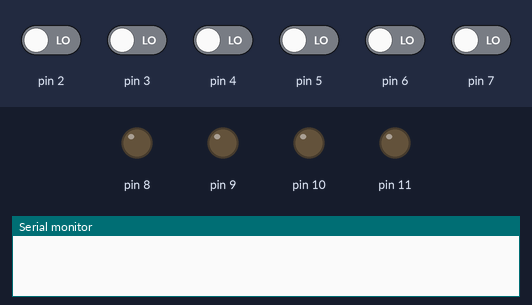
The sketch below on a simulated Arduino Uno, built with avr-gcc and run on an emulated ATmega328P. Shown: output pins drawn as LEDs (lit = HIGH), the last lines printed to the serial monitor. The test bench sets the inputs (shaded band); at power-on: pin 2–7 LOW.

Above: at 1.2 s.
1.3 s: pin 2 driven HIGH
3.9 s: pin 3 driven HIGH
6.5 s: pin 4 driven HIGH
8.3 s: pin 3 driven LOW
At 9.0 s:
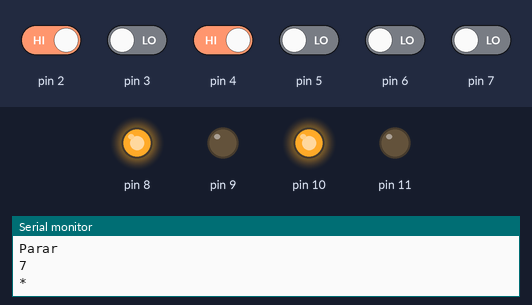
Timing chart, 0 to 10.8 s (numbered marks = the images above; inputs shaded):
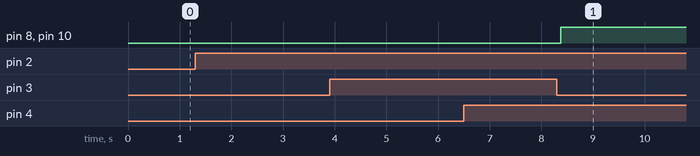

Measured:
- after the input at 8.3 s, pin 8, pin 10: LOW → HIGH after 0.07 s

The sketch:

ProyectoIIIA.ino
```cpp
#include "Motor.h"
#include "Direccion.h"
#include "Adelante.h"
#include "Atras.h"
#include "Izquierda.h"
#include "Derecha.h"
#include "Boton.h"

Boton bAdelante(4);
Boton bDerecha(6);
Boton bAbajo(7);
Boton bIzquierda(5);
Boton bPlay(2);
Boton bStop(3);

int contadorDeInstrucciones = 0;
int tamanio = 15;
int correr = 0;
int d = 30;
int i = 0;

Direccion *vector[5];
int * valores;

void setup() {
  Serial.begin(9600);
  Direccion *a = new Adelante(10,11,8,9);
  Direccion *b = new Derecha(10,11,8,9);
  Direccion *c = new Atras(10,11,8,9);
  Direccion *d = new Izquierda(10,11,8,9);

  vector[0] = NULL;
  vector[1] = a;
  vector[2] = b;
  vector[3] = c;
  vector[4] = d;

  valores = calloc(15, sizeof(int));

}

void loop() {
  bPlay.setLeido(digitalRead(bPlay.getPin()));
    if (bPlay.getLeido() == HIGH) {
      delay(d);
      correr = 1;
    }
    bStop.setLeido(digitalRead(bStop.getPin()));
    if (bStop.getLeido() == HIGH) {
     delay(d);
     Serial.println("Parar");
     correr = 0;
     parar();
   }
  if (correr == 1) {
    Serial.println("*");
    moverse(valores[i]);
    ++i;
    if (i == contadorDeInstrucciones) {
      parar();
      i = 0;
      correr = 0;
      contadorDeInstrucciones = 0;
    }
  } else {
    delay(200);
    bAdelante.setLeido(digitalRead(bAdelante.getPin()));
    if (bAdelante.getLeido() == HIGH) {
      ++contadorDeInstrucciones;
      Serial.println(contadorDeInstrucciones,DEC);
      delay(d);
      insertar(1);
    }

    bDerecha.setLeido(digitalRead(bDerecha.getPin()));
    if (bDerecha.getLeido() == HIGH) {
      ++contadorDeInstrucciones;
      Serial.println(contadorDeInstrucciones,DEC);
      delay(d);
      insertar(2);
    }

    bAbajo.setLeido(digitalRead(bAbajo.getPin()));
    if (bAbajo.getLeido() == HIGH) {
      ++contadorDeInstrucciones;
      Serial.println(contadorDeInstrucciones,DEC);
      delay(d);
      insertar(3);
    }

    bIzquierda.setLeido(digitalRead(bIzquierda.getPin()));
    if (bIzquierda.getLeido() == HIGH) {
      ++contadorDeInstrucciones;
      Serial.println(contadorDeInstrucciones,DEC);
      delay(d);
      insertar(4);
    }
  }
}

void insertar(int opcion) {
  if (contadorDeInstrucciones > tamanio) {
    redimensionar();
  } else {
    valores[contadorDeInstrucciones - 1] = opcion;
  }
}

void redimensionar() {
  tamanio *= 2;
  int *temp = realloc(valores, tamanio * sizeof(int));

  if (temp == NULL) {
  } else {
    memmove(valores,temp, tamanio * sizeof(int));
  }
}

void moverse(int i) {
  if(vector[i] == NULL)
    parar();
  else
    vector[i]->moverse();
  if (i == 2 || i == 4)
    delay(450);
  else
    delay(1000);
}

void parar() {
  for (int j = 1; j < 5; j++) {
    vector[j]->detener();
  }
}
```

Adelante.cpp
```cpp
#include "Adelante.h"

Adelante::Adelante(int M1A1A, int M1A1B, int M2A1A, int M2A1B) : Direccion(M1A1A, M1A1B, M2A1A, M2A1B) {

}

void Adelante::moverse() {
  getMotorDerecho()->avanzar();
  getMotorIzquierdo()->avanzar();
}

void Adelante::detener() {
  getMotorDerecho()->detener();
  getMotorIzquierdo()->detener();
}
```

Adelante.h
```cpp
#ifndef ADELANTE_H
#define ADELANTE_H

#include "Direccion.h"
#include "Motor.h"

class Adelante : public Direccion {
    private:
      Motor *motorDerecho;
      Motor *motorIzquierdo;
    public:
    Adelante(int,int,int,int);
    void moverse();
    void detener();
};

#endif
```

Atras.cpp
```cpp
#include "Atras.h"

Atras::Atras(int M1A1A, int M1A1B, int M2A1A, int M2A1B) : Direccion(M1A1A, M1A1B, M2A1A, M2A1B) {

}

void Atras::moverse() {
  getMotorDerecho()->retroceder();
  getMotorIzquierdo()->retroceder();
}

void Atras::detener() {
  getMotorDerecho()->detener();
  getMotorIzquierdo()->detener();
}
```

Atras.h
```cpp
#ifndef ATRAS_H
#define ATRAS_H

#include "Direccion.h"

class Atras : public Direccion {
  private:
    Motor *motorDerecho;
    Motor *motorIzquierdo;
  public:
    Atras(int,int,int,int);
    void moverse();
    void detener();
};

#endif
```

Boton.cpp
```cpp
#include"Boton.h"

Boton::Boton(int pin) {
  this->pin = pin;
  this->estado = 0;
  this->anterior = 0;
  this->leido = 0;
}

void Boton::encender(){
  this->estado = 1;
}

void Boton::apagar(){
  this->estado = 0;
}

void Boton::setPingBoton(int pingBoton){
  this->pin = pingBoton;
}

int Boton::getPin(){
  return this->pin;
}

void Boton::setEstado(int estado){
  this->estado = estado;
}

int Boton::getEstado(){
  return this->estado;
}

void Boton::setEstadoAnterior(int estadoAnterior){
  this->anterior = anterior;
}

int Boton::getEstadoAnterior(){
  return this->anterior;
}

int Boton::getLeido() {
  return this->leido;
}

void Boton::setLeido(int leido) {
  this->leido = leido;
}
```

Boton.h
```cpp
#ifndef BOTON_H
#define BOTON_H

#include<Arduino.h>

class Boton{
  public:
      void encender();
      void apagar();
      void setPingBoton(int);
      int getPin();
      void setEstado(int);
      int getEstado();
      void setEstadoAnterior(int);
      int getEstadoAnterior();
      int getLeido();
      void setLeido(int);
      Boton(int);
  private:
      int pin;
      int leido;
      int estado;
      int anterior;
};

#endif
```

Derecha.cpp
```cpp
#include "Derecha.h"

Derecha::Derecha(int M1A1A, int M1A1B, int M2A1A, int M2A1B) : Direccion(M1A1A, M1A1B, M2A1A, M2A1B) {

}

void Derecha::moverse() {
  getMotorDerecho()->detener();
  getMotorIzquierdo()->avanzar();
}

void Derecha::detener() {
  getMotorDerecho()->detener();
  getMotorIzquierdo()->detener();
}
```

Derecha.h
```cpp
#ifndef DERECHA_H
#define DERECHA_H

#include "Direccion.h"

class Derecha : public Direccion {
  private:
    Motor *motorDerecho;
    Motor *motorIzquierdo;
  public:
    Derecha(int,int,int,int);
    void moverse();
    void detener();
};

#endif
```

Direccion.cpp
```cpp
#include "Direccion.h"

Direccion::Direccion(int M1A1A, int M1A1B, int M2A1A, int M2A1B) {
  this->motorDerecho = new Motor(M1A1A, M1A1B);
  this->motorIzquierdo = new Motor(M2A1A, M2A1B);
}

void Direccion::moverse(){

}

void Direccion::detener() {
  this->motorDerecho->detener();
  this->motorIzquierdo->detener();
}

Motor* Direccion::getMotorDerecho() {
  return this->motorDerecho;
}

Motor* Direccion::getMotorIzquierdo() {
  return this->motorIzquierdo;
}
```

Direccion.h
```cpp
#ifndef DIRECCION_H
#define DIRECCION_H

#include <Arduino.h>
#include "Motor.h"

class Direccion {
  private:
    Motor *motorDerecho;
    Motor *motorIzquierdo;
  public:
    Direccion(int=0,int=0,int=0,int=0);
    virtual void moverse();
    virtual void detener();
    Motor* getMotorDerecho();
    Motor* getMotorIzquierdo();
};

#endif
```

Izquierda.cpp
```cpp
#include "Izquierda.h"

Izquierda::Izquierda(int M1A1A, int M1A1B, int M2A1A, int M2A1B) : Direccion(M1A1A, M1A1B, M2A1A, M2A1B) {

}

void Izquierda::moverse() {
  getMotorDerecho()->avanzar();
  getMotorIzquierdo()->detener();
}

void Izquierda::detener() {
  getMotorDerecho()->detener();
  getMotorIzquierdo()->detener();
}
```

Izquierda.h
```cpp
#ifndef IZQUIERDA_H
#define IZQUIERDA_H

#include "Direccion.h"

class Izquierda : public Direccion {
  private:
    Motor *motorDerecho;
    Motor *motorIzquierdo;
  public:
    Izquierda(int,int,int,int);
    void moverse();
    void detener();
};

#endif
```

Motor.cpp
```cpp
#include "Motor.h"

Motor::Motor(int A1A, int A1B) {
  this->A1A = A1A;
  this->A1B = A1B;

  pinMode(this->A1A, OUTPUT);
  pinMode(this->A1B, OUTPUT);
}

void Motor::setA1A(int A1A) {
  this->A1A = A1A;
}

void Motor::setA1B(int A1B) {
  this->A1B = A1B;
}

int Motor::getA1A() {
  return this->A1A;
}

int Motor::getA1B() {
  return this->A1B;
}

void Motor::avanzar() {
  digitalWrite(this->A1A, HIGH);
  digitalWrite(this->A1B, LOW);
}

void Motor::retroceder() {
  digitalWrite(this->A1A, LOW);
  digitalWrite(this->A1B, HIGH);
}

void Motor::detener() {
  digitalWrite(this->A1A, LOW);
  digitalWrite(this->A1B, LOW);
}
```

Motor.h
```cpp
#ifndef MOTOR_H
#define MOTOR_H

#include <Arduino.h>

class Motor{
  private:
    int A1A;
    int A1B;

  public:
    Motor(int,int);
    void setA1A(int);
    void setA1B(int);
    int getA1A();
    int getA1B();
    void avanzar();
    void retroceder();
    void detener();
};

#endif
```
